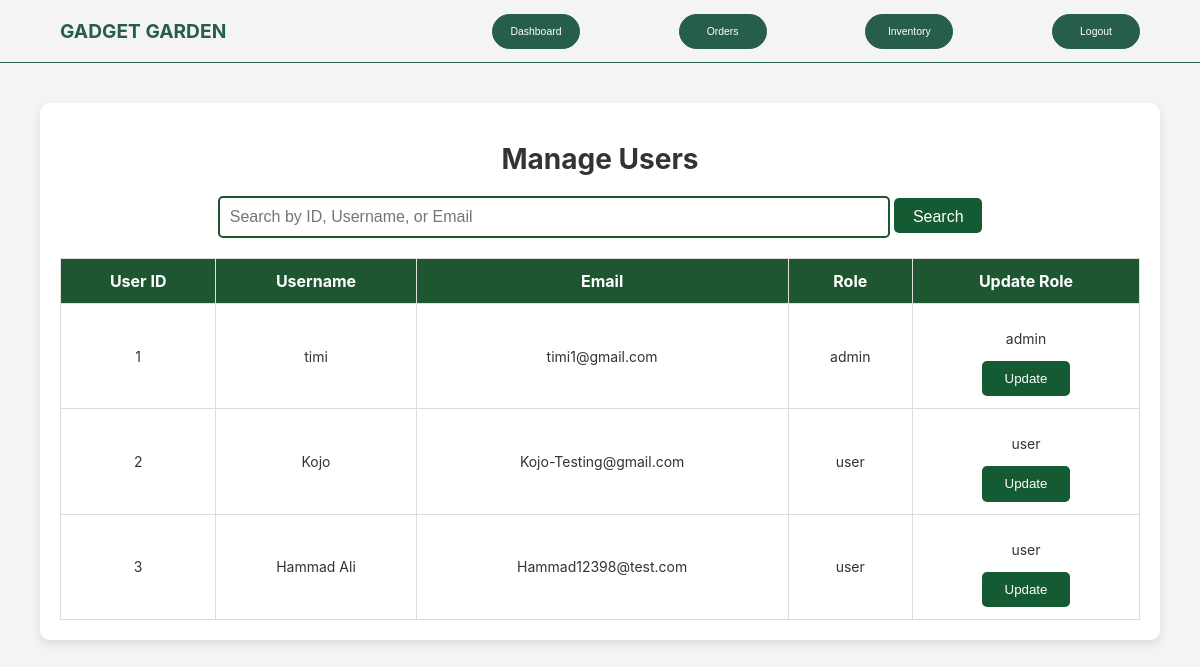
The page /views/manage_users.php (signed in) on the database its author committed.
### tables this page shows
CREATE TABLE `users` (
  `user_id` int NOT NULL,
  `username` varchar(255) NOT NULL,
  `email` varchar(255) NOT NULL,
  `password_hash` varchar(255) NOT NULL,
  `created_at` timestamp NOT NULL DEFAULT CURRENT_TIMESTAMP,
  `admin` tinyint(1) DEFAULT '0',
  `phone` varchar(20) DEFAULT NULL,
  `role` enum('admin','manager','user') NOT NULL DEFAULT 'user',
  `memorable_phrase` varchar(255) NOT NULL
);

### views/manage_users.php (the view, shortened to what this page needs)
<?php
require_once "../database/database.php";
$searchQuery = "";
if (isset($_GET['search'])) {
    $searchQuery = trim($_GET['search']);
    $stmt = $pdo->prepare("SELECT user_id, username, email, role FROM users
                           WHERE user_id LIKE :search OR username LIKE :search OR email LIKE :search");
    $stmt->execute(["search" => "%$searchQuery%"]);
    $users = $stmt->fetchAll(PDO::FETCH_ASSOC);
} else {
    $users = $pdo->query("SELECT user_id, username, email, role FROM users")->fetchAll(PDO::FETCH_ASSOC);
}
?>
<!DOCTYPE html>
<html lang="en">
<head>
    <link rel="stylesheet" href="../public/css/navbar.css">
    <link rel="stylesheet" href="../public/css/styles.css">
    <link rel="stylesheet" href="../public/css/manage_users.css">
</head>
<body>
<nav>
    <div class="nav-left">
        <a href="../index.php"><p id="logo-text">GADGET GARDEN</p></a>
    </div>
    <div class="nav-right">
        <a href="./dashboard.php"><button class="white-button">Dashboard</button></a>
        <a href="manage_orders.php"><button class="white-button">Orders</button></a>
        <a href="admin.php"><button class="white-button">Inventory</button></a>
        <a href="logout.php"><button class="green-button">Logout</button></a>
    </div>
</nav>
<div class="container">
    <h1>Manage Users</h1>
    <div class="search-bar">
        <form method="GET">
            <input type="text" name="search" placeholder="Search by ID, Username, or Email" value="<?php echo htmlspecialchars($searchQuery); ?>">
            <button type="submit">Search</button>
        </form>
    </div>
    <table>
        <thead>
            <tr>
                <th>User ID</th>
                <th>Username</th>
                <th>Email</th>
                <th>Role</th>
                <th>Update Role</th>
            </tr>
        </thead>
        <tbody>
            <?php if (count($users) > 0): ?>
                <?php foreach ($users as $user) : ?>
                    <tr>
                        <td><?php echo htmlspecialchars($user["user_id"]); ?></td>
                        <td><?php echo htmlspecialchars($user["username"]); ?></td>
                        <td><?php echo htmlspecialchars($user["email"]); ?></td>
                        <td><?php echo htmlspecialchars($user["role"]); ?></td>
                        <td>
                            <p><?php echo $user['role'] ?> </p>
                            <a href="update_role.php?user_id=<?php echo $user['user_id'] ?>">
                                <button type="submit" class="update-btn">Update</button>
                            </a>
                        </td>
                    </tr>
                <?php endforeach; ?>
            <?php else: ?>
                <tr><td colspan="5">No users found</td></tr>
            <?php endif; ?>
        </tbody>
    </table>
</div>
</body>
</html>

### public/css/navbar.css (style rules this page uses)
nav { display: flex; justify-content: space-between; align-items: center; height: 10%; padding: 0 5% 0 5%; border-bottom: 1px solid #275E4A; }
.nav-right { display: flex; justify-content: space-between; align-items: center; width: 60%; }
.white-button, .green-button { border: 0.1rem solid #275E4A; background-color: #275E4A; color: white; font-size: 2rem; cursor: pointer; }

### public/css/styles.css (style rules this page uses)
html { scroll-behavior: smooth; }
body { margin:0; padding:0; font-family: 'Inter', sans-serif; color:#275E4A; }
a { text-decoration: none; color: inherit; }
button { background-color: transparent; border-radius: 1.5rem; color:#275E4A; width: 5.5rem; height: 2.2rem; }
#logo-text { font-size: 1.2rem; font-weight: bold ; }
.white-button { border: 0.1rem solid #275E4A; font-size: 0.65rem; }
.green-button { border: 0.1rem solid #275E4A; background-color: #275E4A; color: white; font-size: 0.65rem; }

### public/css/manage_users.css (style rules this page uses)
body { font-family: 'Inter', sans-serif; background-color: #f4f4f4; margin: 0; padding: 0; }
.container { width: 90%; max-width: 1200px; margin: 40px auto; background: white; padding: 20px; border-radius: 10px; box-shadow: 0px 4px 10px rgba(0, 0, 0, 0.1); }
h1 { text-align: center; color: #333; font-size: 28px; margin-bottom: 20px; }
.search-bar { text-align: center; margin-bottom: 20px; }
.search-bar input { width: 60%; padding: 10px; font-size: 16px; border: 2px solid #1E5631; border-radius: 5px; }
.search-bar button { background: #145A32; color: white; border: none; padding: 10px 15px; font-size: 16px; cursor: pointer; border-radius: 5px; transition: 0.3s; }
table { width: 100%; border-collapse: collapse; margin-top: 20px; background: white; }
th, td { border: 1px solid #ddd; padding: 12px; text-align: center; }
th { background-color: #1E5631; color: white; font-size: 16px; }
td { font-size: 14px; color: #333; }
.update-btn { background: #145A32; color: white; border: none; padding: 10px; cursor: pointer; border-radius: 5px; transition: 0.3s; }

### rows shown on the page
users: user_id "1", username "timi", email "timi1@gmail.com", role "admin"
users: user_id "2", username "Kojo", email "Kojo-Testing@gmail.com", role "user"
users: user_id "3", username "Hammad Ali", email "Hammad12398@test.com", role "user"
